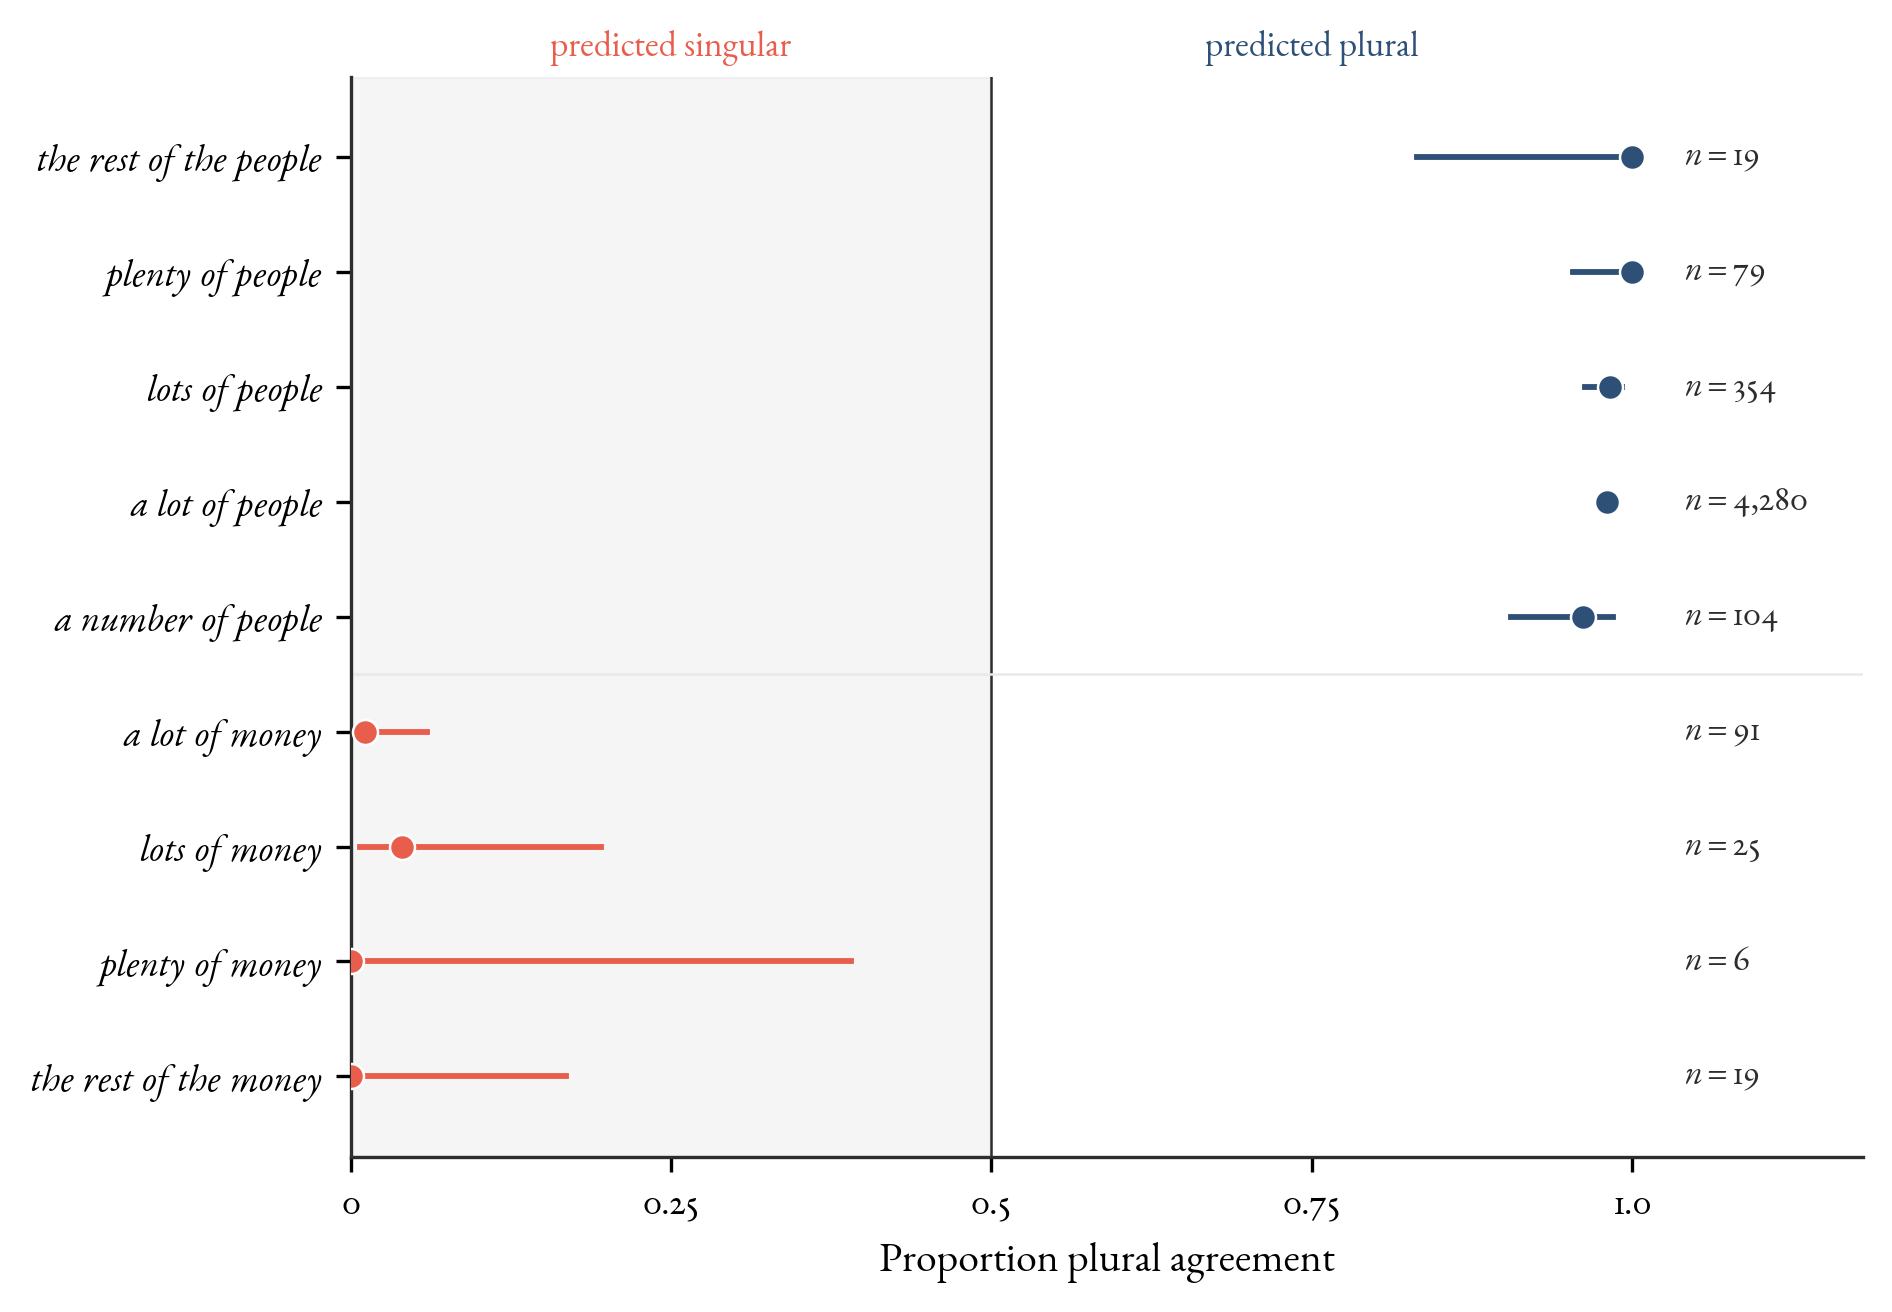

Recreate this plot in Python.
#!/usr/bin/env python3
"""
Figure 1 - Override-direction agreement for number-transparent quantificational nouns.

One panel, x-axis = proportion plural agreement (0 = all singular, 1 = all plural).
Each row is a QN+complement combination, coloured by predicted direction. 95% Wilson
binomial CIs as horizontal bars. Reference line at 0.5 (chance). Sample sizes
annotated.

Data: COCA pilot, May 2026. See paper/data/coca-pilot.md.
"""

from pathlib import Path
import sys

import matplotlib.pyplot as plt
import numpy as np

HOUSE = Path(__file__).resolve().parents[3] / '.house-style'
sys.path.insert(0, str(HOUSE))
from plot_style import setup, COLORS, save_figure


def wilson_ci(k: int, n: int, z: float = 1.96) -> tuple[float, float]:
    """Wilson score interval for a binomial proportion."""
    if n == 0:
        return (0.0, 0.0)
    p = k / n
    denom = 1.0 + z**2 / n
    centre = (p + z**2 / (2 * n)) / denom
    half = (z / denom) * np.sqrt(p * (1 - p) / n + z**2 / (4 * n**2))
    return (centre - half, centre + half)


# (label, plural_count, singular_count, predicted_direction)
# Predicted-singular rows on the bottom; predicted-plural rows on the top.
# *a lot of money* counter-direction count is filtered: of 13 raw plural-agreement hits,
# 10 were parse-shifted (relative-clause modification of a plural-noun head: e.g.,
# "people who earn a lot of money are successful"), 1 was irrealis "were"
# (CGEL §3.5.1), and 1 *'s* hit was singular "has" (matches prediction); only 1 hit
# was genuine plural override (*a lot of money are being raised*).
DATA = [
    # Predicted singular (non-count complement)
    ('the rest of the money',   0,    19,  'sg'),
    ('plenty of money',         0,    6,   'sg'),
    ('lots of money',           1,    24,  'sg'),
    ('a lot of money',          1,    90,  'sg'),
    # Predicted plural (plural complement)
    ('a number of people',      100,  4,   'pl'),
    ('a lot of people',         4195, 85,  'pl'),
    ('lots of people',          348,  6,   'pl'),
    ('plenty of people',        79,   0,   'pl'),
    ('the rest of the people',  19,   0,   'pl'),
]


def make_figure() -> plt.Figure:
    setup(font_size=10, title_size=11, tick_size=9, legend_size=9)
    # Match math text to body serif (otherwise mathtext defaults to DejaVu Sans)
    plt.rcParams['mathtext.fontset'] = 'custom'
    plt.rcParams['mathtext.rm'] = 'serif'
    plt.rcParams['mathtext.it'] = 'serif:italic'
    plt.rcParams['mathtext.bf'] = 'serif:bold'

    fig, ax = plt.subplots(figsize=(7.0, 4.5))

    labels = [r[0] for r in DATA]
    pl_counts = [r[1] for r in DATA]
    sg_counts = [r[2] for r in DATA]
    predicted = [r[3] for r in DATA]
    ns = [p + s for p, s in zip(pl_counts, sg_counts)]
    prop_pl = [p / n for p, n in zip(pl_counts, ns)]
    cis = [wilson_ci(p, n) for p, n in zip(pl_counts, ns)]

    ys = np.arange(len(DATA))

    # Predicted-direction zone shading
    ax.axvspan(0.0, 0.5, color=COLORS['light'], alpha=0.4, zorder=0)
    ax.axvspan(0.5, 1.0, color=COLORS['light'], alpha=0.0, zorder=0)
    ax.axvline(0.5, color=COLORS['dark'], linewidth=0.6, zorder=1)

    # CI error bars and points, coloured by predicted direction
    colour_map = {'sg': COLORS['secondary'], 'pl': COLORS['primary']}
    for y, prop, (lo, hi), pred in zip(ys, prop_pl, cis, predicted):
        c = colour_map[pred]
        ax.plot([lo, hi], [y, y], color=c, linewidth=1.4, zorder=2)
    for y, prop, pred in zip(ys, prop_pl, predicted):
        c = colour_map[pred]
        ax.scatter(prop, y, s=36, color=c, edgecolor='white', linewidths=0.6, zorder=3)

    # Sample-size annotations to the right (math mode)
    for y, n in zip(ys, ns):
        n_str = f'{n:,}'.replace(',', '{,}')
        ax.text(1.04, y, f'$n = {n_str}$',
                ha='left', va='center', fontsize=8.5, color=COLORS['dark'])

    # Y labels (italic)
    ax.set_yticks(ys)
    ax.set_yticklabels(labels)
    for tick in ax.get_yticklabels():
        tick.set_fontstyle('italic')
    ax.set_ylim(-0.7, len(DATA) - 0.3)

    # Group separator between predicted-singular and predicted-plural rows
    n_sg = sum(1 for p in predicted if p == 'sg')
    ax.axhline(n_sg - 0.5, color=COLORS['light'], linewidth=0.6, zorder=1)

    # X axis
    ax.set_xlabel('Proportion plural agreement')
    ax.set_xlim(0.0, 1.18)
    ax.set_xticks([0.0, 0.25, 0.5, 0.75, 1.0])
    ax.set_xticklabels(['0', '0.25', '0.5', '0.75', '1.0'])

    # Zone labels above the plot
    ax.text(0.25, len(DATA) - 0.2, 'predicted singular',
            ha='center', va='bottom', fontsize=8.5,
            color=COLORS['secondary'])
    ax.text(0.75, len(DATA) - 0.2, 'predicted plural',
            ha='center', va='bottom', fontsize=8.5,
            color=COLORS['primary'])

    fig.subplots_adjust(left=0.24, right=0.96, top=0.92, bottom=0.12)
    return fig


if __name__ == '__main__':
    fig = make_figure()
    out_dir = Path(__file__).resolve().parent
    save_figure(fig, out_dir / 'fig_override')
